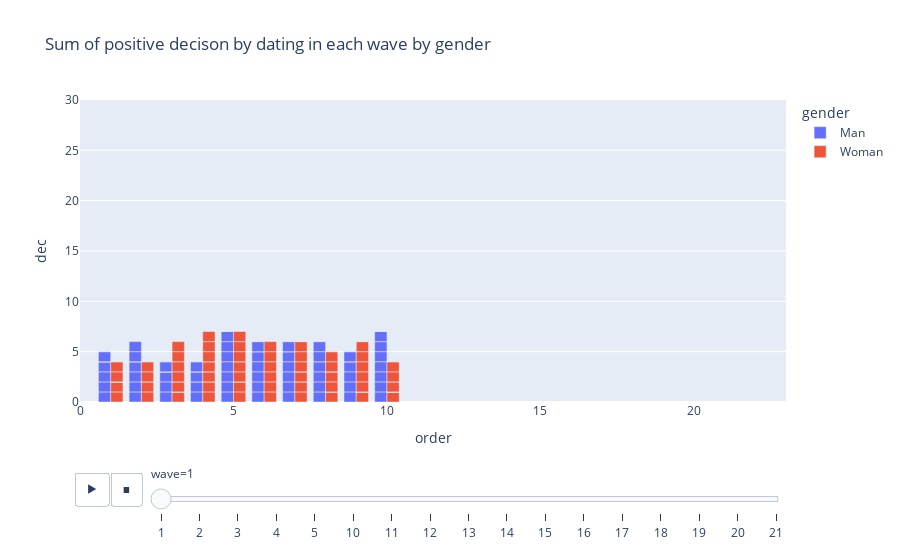

The notebook cell saved with this chart:
### Markdown cell above
Analyse par vague des décisions par genre

### Code cell
fig = px.bar(data_frame= df, x= 'order',y='dec', color='gender' , barmode="group", animation_frame='wave', range_x=[0,23], range_y=[0,30], 
category_orders={'gender': ['Man', 'Woman']}, title='Sum of positive decison by dating in each wave by gender')
fig.show()

### Figure 1 — Plotly figure (JSON) as saved in the notebook; plotly's stock layout.template omitted (floating-point values rounded to 4 significant figures)
{"data": [{"alignmentgroup": "True", "hovertemplate": "gender=Man<br>wave=1<br>order=%{x}<br>dec=%{y}<extra></extra>", "legendgroup": "Man", "marker": {"color": "#636efa", "pattern": {"shape": ""}}, "name": "Man", "offsetgroup": "Man", "orientation": "v", "showlegend": true, "textposition": "auto", "type": "bar", "x": [4, 10, 6, 3, 1, 5, 2, 7, 8, 9, 3, 9, 5, 2, 10, 4, 1, 6, 7, 8, 10, 6, 2, 9, 7, 1, 8, 3, 4, 5, 5, 1, 7, 4, 2, 6, 3, 8, 9, 10, 7, 3, 9, 6, 4, 8, 5, 10, 1, 2, 6, 2, 8, 5, 3, 7, 4, 9, 10, 1, 1, 7, 3, 10, 8, 2, 9, 4, 5, 6, 2, 8, 4, 1, 9, 3, 10, 5, 6, 7, 8, 4, 10, 7, 5, 9, 6, 1, 2, 3, 9, 5, 1, 8, 6, 10, 7, 2, 3, 4], "xaxis": "x", "y": [0, 0, 0, 0, 0, 0, 0, 0, 0, 0, 0, 0, 0, 0, 0, 0, 1, 1, 1, 0, 1, 1, 1, 1, 1, 1, 1, 1, 1, 1, 1, 1, 1, 1, 1, 1, 1, 1, 1, 1, 1, 1, 1, 1, 0, 1, 1, 1, 1, 1, 1, 1, 1, 1, 0, 1, 1, 1, 1, 0, 0, 0, 0, 1, 0, 0, 0, 0, 1, 0, 0, 1, 0, 0, 0, 0, 1, 1, 0, 0, 1, 1, 1, 1, 1, 1, 1, 1, 1, 1, 0, 0, 0, 0, 0, 0, 0, 1, 0, 0], "yaxis": "y"}, {"alignmentgroup": "True", "hovertemplate": "gender=Woman<br>wave=1<br>order=%{x}<br>dec=%{y}<extra></extra>", "legendgroup": "Woman", "marker": {"color": "#EF553B", "pattern": {"shape": ""}}, "name": "Woman", "offsetgroup": "Woman", "orientation": "v", "showlegend": true, "textposition": "auto", "type": "bar", "x": [4, 3, 10, 5, 7, 6, 1, 2, 8, 9, 10, 9, 6, 1, 3, 2, 7, 8, 4, 5, 6, 5, 2, 7, 9, 8, 3, 4, 10, 1, 3, 2, 9, 4, 6, 5, 10, 1, 7, 8, 1, 10, 7, 2, 4, 3, 8, 9, 5, 6, 5, 4, 1, 6, 8, 7, 2, 3, 9, 10, 2, 1, 8, 3, 5, 4, 9, 10, 6, 7, 7, 6, 3, 8, 10, 9, 4, 5, 1, 2, 8, 7, 4, 9, 1, 10, 5, 6, 2, 3, 9, 8, 5, 10, 2, 1, 6, 7, 3, 4], "xaxis": "x", "y": [1, 1, 1, 1, 1, 0, 1, 0, 1, 1, 0, 0, 0, 1, 0, 0, 1, 0, 1, 1, 0, 0, 0, 0, 0, 0, 0, 0, 0, 0, 0, 0, 0, 1, 0, 0, 0, 0, 1, 1, 0, 0, 0, 1, 0, 1, 1, 1, 1, 1, 1, 1, 0, 1, 0, 0, 1, 0, 1, 1, 0, 0, 0, 1, 0, 0, 1, 0, 1, 1, 1, 1, 1, 1, 1, 1, 1, 1, 1, 1, 1, 1, 1, 1, 1, 1, 1, 1, 1, 1, 0, 0, 1, 0, 0, 0, 1, 0, 1, 1], "yaxis": "y"}], "layout": {"barmode": "group", "legend": {"title": {"text": "gender"}, "tracegroupgap": 0}, "sliders": [{"active": 0, "currentvalue": {"prefix": "wave="}, "len": 0.9, "pad": {"b": 10, "t": 60}, "steps": [{"args": [["1"], {"frame": {"duration": 0, "redraw": true}, "fromcurrent": true, "mode": "immediate", "transition": {"duration": 0, "easing": "linear"}}], "label": "1", "method": "animate"}, {"args": [["2"], {"frame": {"duration": 0, "redraw": true}, "fromcurrent": true, "mode": "immediate", "transition": {"duration": 0, "easing": "linear"}}], "label": "2", "method": "animate"}, {"args": [["3"], {"frame": {"duration": 0, "redraw": true}, "fromcurrent": true, "mode": "immediate", "transition": {"duration": 0, "easing": "linear"}}], "label": "3", "method": "animate"}, {"args": [["4"], {"frame": {"duration": 0, "redraw": true}, "fromcurrent": true, "mode": "immediate", "transition": {"duration": 0, "easing": "linear"}}], "label": "4", "method": "animate"}, {"args": [["5"], {"frame": {"duration": 0, "redraw": true}, "fromcurrent": true, "mode": "immediate", "transition": {"duration": 0, "easing": "linear"}}], "label": "5", "method": "animate"}, {"args": [["10"], {"frame": {"duration": 0, "redraw": true}, "fromcurrent": true, "mode": "immediate", "transition": {"duration": 0, "easing": "linear"}}], "label": "10", "method": "animate"}, {"args": [["11"], {"frame": {"duration": 0, "redraw": true}, "fromcurrent": true, "mode": "immediate", "transition": {"duration": 0, "easing": "linear"}}], "label": "11", "method": "animate"}, {"args": [["12"], {"frame": {"duration": 0, "redraw": true}, "fromcurrent": true, "mode": "immediate", "transition": {"duration": 0, "easing": "linear"}}], "label": "12", "method": "animate"}, {"args": [["13"], {"frame": {"duration": 0, "redraw": true}, "fromcurrent": true, "mode": "immediate", "transition": {"duration": 0, "easing": "linear"}}], "label": "13", "method": "animate"}, {"args": [["14"], {"frame": {"duration": 0, "redraw": true}, "fromcurrent": true, "mode": "immediate", "transition": {"duration": 0, "easing": "linear"}}], "label": "14", "method": "animate"}, {"args": [["15"], {"frame": {"duration": 0, "redraw": true}, "fromcurrent": true, "mode": "immediate", "transition": {"duration": 0, "easing": "linear"}}], "label": "15", "method": "animate"}, {"args": [["16"], {"frame": {"duration": 0, "redraw": true}, "fromcurrent": true, "mode": "immediate", "transition": {"duration": 0, "easing": "linear"}}], "label": "16", "method": "animate"}, {"args": [["17"], {"frame": {"duration": 0, "redraw": true}, "fromcurrent": true, "mode": "immediate", "transition": {"duration": 0, "easing": "linear"}}], "label": "17", "method": "animate"}, {"args": [["18"], {"frame": {"duration": 0, "redraw": true}, "fromcurrent": true, "mode": "immediate", "transition": {"duration": 0, "easing": "linear"}}], "label": "18", "method": "animate"}, {"args": [["19"], {"frame": {"duration": 0, "redraw": true}, "fromcurrent": true, "mode": "immediate", "transition": {"duration": 0, "easing": "linear"}}], "label": "19", "method": "animate"}, {"args": [["20"], {"frame": {"duration": 0, "redraw": true}, "fromcurrent": true, "mode": "immediate", "transition": {"duration": 0, "easing": "linear"}}], "label": "20", "method": "animate"}, {"args": [["21"], {"frame": {"duration": 0, "redraw": true}, "fromcurrent": true, "mode": "immediate", "transition": {"duration": 0, "easing": "linear"}}], "label": "21", "method": "animate"}], "x": 0.1, "xanchor": "left", "y": 0, "yanchor": "top"}], "title": {"text": "Sum of positive decison by dating in each wave by gender"}, "updatemenus": [{"buttons": [{"args": [null, {"frame": {"duration": 500, "redraw": true}, "fromcurrent": true, "mode": "immediate", "transition": {"duration": 500, "easing": "linear"}}], "label": "&#9654;", "method": "animate"}, {"args": [[null], {"frame": {"duration": 0, "redraw": true}, "fromcurrent": true, "mode": "immediate", "transition": {"duration": 0, "easing": "linear"}}], "label": "&#9724;", "method": "animate"}], "direction": "left", "pad": {"r": 10, "t": 70}, "showactive": false, "type": "buttons", "x": 0.1, "xanchor": "right", "y": 0, "yanchor": "top"}], "xaxis": {"anchor": "y", "domain": [0, 1], "range": [0, 23], "title": {"text": "order"}}, "yaxis": {"anchor": "x", "domain": [0, 1], "range": [0, 30], "title": {"text": "dec"}}}}
